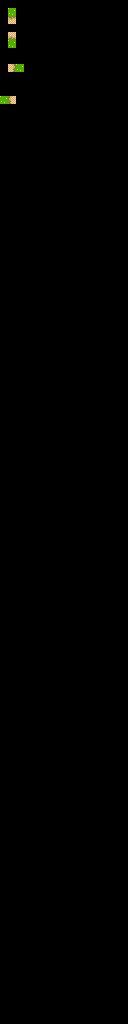

A 2D game scene composited from a Tiled map and its tileset images. What follows is a short description and the map's XML, with each tile layer's data collapsed to a summary:
An orthogonal 16x128 tile map with 8x8 px tiles, 3 tile layers (regions, input1_automapping-input, output_automapping-output), 2 tilesets.

<map version="1.2" tiledversion="1.2.4" orientation="orthogonal" renderorder="left-up" width="16" height="128" tilewidth="8" tileheight="8" infinite="0" nextlayerid="4" nextobjectid="1">
 <tileset firstgid="1" source="../tilesets/overworld-tileset.tsx" />
 <tileset firstgid="641" source="../tilesets/overworld-automapping-input_tiles.tsx" />
 <layer id="1" name="regions" width="16" height="128">
  <data>[2048 cells, 8 non-empty, 1 distinct tile ids]</data>
 </layer>
 <layer id="2" name="input1_automapping-input" width="16" height="128">
  <data>[2048 cells, 8 non-empty, 2 distinct tile ids]</data>
 </layer>
 <layer id="3" name="output_automapping-output" width="16" height="128">
  <data>[2048 cells, 4 non-empty, 2 distinct tile ids]</data>
 </layer>
</map>
